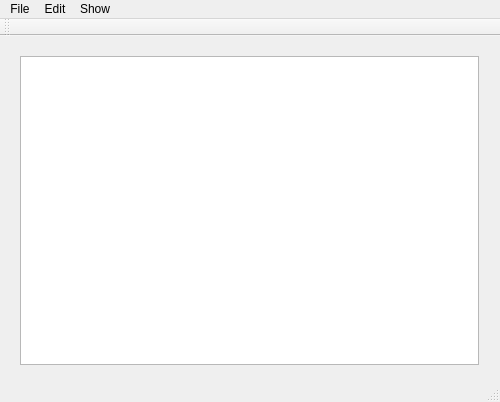
<?xml version="1.0" encoding="UTF-8"?>
<ui version="4.0">
 <class>MainWindow</class>
 <widget class="QMainWindow" name="MainWindow">
  <property name="geometry">
   <rect>
    <x>0</x>
    <y>0</y>
    <width>500</width>
    <height>402</height>
   </rect>
  </property>
  <property name="windowTitle">
   <string>MainWindow</string>
  </property>
  <widget class="QWidget" name="centralWidget">
   <widget class="QWidget" name="verticalLayoutWidget">
    <property name="geometry">
     <rect>
      <x>9</x>
      <y>9</y>
      <width>481</width>
      <height>331</height>
     </rect>
    </property>
    <layout class="QVBoxLayout" name="verticalLayout">
     <item>
      <widget class="QTextEdit" name="textEdit"/>
     </item>
    </layout>
   </widget>
  </widget>
  <widget class="QMenuBar" name="menuBar">
   <property name="geometry">
    <rect>
     <x>0</x>
     <y>0</y>
     <width>500</width>
     <height>22</height>
    </rect>
   </property>
   <widget class="QMenu" name="menuPlik">
    <property name="title">
     <string>File</string>
    </property>
    <addaction name="actionNowy"/>
    <addaction name="actionOtworz"/>
    <addaction name="actionZapisz_jako"/>
    <addaction name="actionWyjdz"/>
   </widget>
   <widget class="QMenu" name="menuEdycja">
    <property name="title">
     <string>Edit</string>
    </property>
    <addaction name="actionKopiuj"/>
    <addaction name="actionWklej"/>
    <addaction name="actionWytnij"/>
    <addaction name="actionCofnij"/>
    <addaction name="actionPrzywroc"/>
   </widget>
   <widget class="QMenu" name="menuRaport">
    <property name="title">
     <string>Show</string>
    </property>
    <addaction name="actionPolicz_znaki"/>
    <addaction name="actionPolicz_wyrazy"/>
    <addaction name="actionWyswietl_raport"/>
   </widget>
   <addaction name="menuPlik"/>
   <addaction name="menuEdycja"/>
   <addaction name="menuRaport"/>
  </widget>
  <widget class="QToolBar" name="mainToolBar">
   <attribute name="toolBarArea">
    <enum>TopToolBarArea</enum>
   </attribute>
   <attribute name="toolBarBreak">
    <bool>false</bool>
   </attribute>
  </widget>
  <widget class="QStatusBar" name="statusBar"/>
  <action name="actionNowy">
   <property name="text">
    <string>New</string>
   </property>
  </action>
  <action name="actionOtworz">
   <property name="text">
    <string>Open</string>
   </property>
  </action>
  <action name="actionWyjdz">
   <property name="text">
    <string>Quit</string>
   </property>
  </action>
  <action name="actionKopiuj">
   <property name="text">
    <string>Copy</string>
   </property>
  </action>
  <action name="actionWklej">
   <property name="text">
    <string>Paste</string>
   </property>
  </action>
  <action name="actionWytnij">
   <property name="text">
    <string>Cut</string>
   </property>
  </action>
  <action name="actionCofnij">
   <property name="text">
    <string>Undo</string>
   </property>
  </action>
  <action name="actionPrzywroc">
   <property name="text">
    <string>Step Backward</string>
   </property>
  </action>
  <action name="actionZapisz_jako">
   <property name="text">
    <string>Save as...</string>
   </property>
  </action>
  <action name="actionPolicz_znaki">
   <property name="text">
    <string>Number of characters</string>
   </property>
  </action>
  <action name="actionPolicz_wyrazy">
   <property name="text">
    <string>Number of words</string>
   </property>
  </action>
  <action name="actionWyswietl_raport">
   <property name="text">
    <string>Raport</string>
   </property>
  </action>
 </widget>
 <layoutdefault spacing="6" margin="11"/>
 <resources/>
 <connections/>
</ui>
